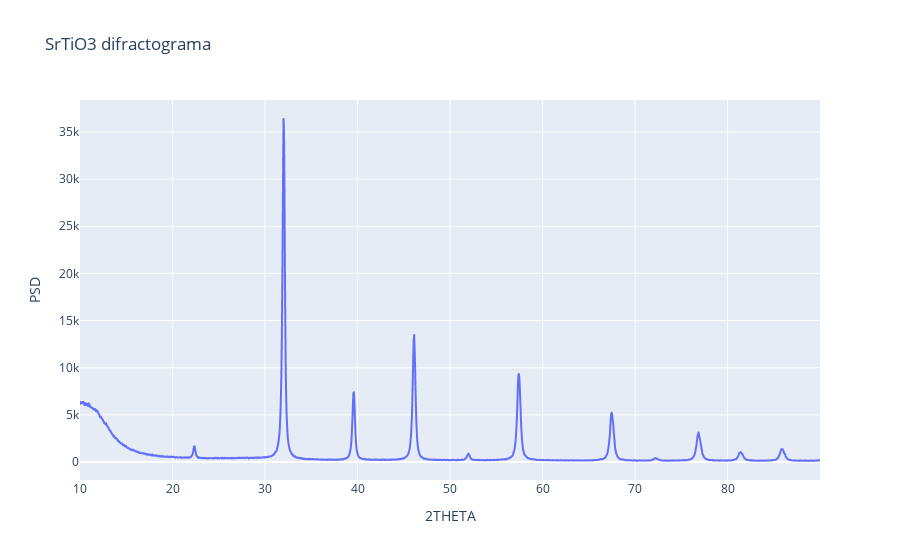

Notebook code for this chart:
### Code cell
df = pd.read_csv('data.csv')

print(df.columns)

# Creamos una gráfica interactiva
fig = px.line(df, x=' 2THETA', y=' PSD', labels={'Name': '2theta', 'Value': 'values'}, title='SrTiO3 difractograma')
fig.update_traces(marker=dict(color='red')) # Set x-axis type to category for categorical data
fig.show()

### Figure 1 — Plotly figure (JSON) as saved in the notebook; plotly's stock layout.template omitted (floating-point values rounded to 4 significant figures; data arrays with more than 128 entries replaced by an {"elided": "..."} marker saying what was removed)
{"data": [{"hovertemplate": " 2THETA=%{x}<br> PSD=%{y}<extra></extra>", "legendgroup": "", "line": {"color": "#636efa", "dash": "solid"}, "marker": {"color": "red", "symbol": "circle"}, "mode": "lines", "name": "", "showlegend": false, "type": "scattergl", "x": {"elided": "1706 float values"}, "xaxis": "x", "y": {"elided": "1706 int values"}, "yaxis": "y"}], "layout": {"autosize": true, "legend": {"tracegroupgap": 0}, "title": {"text": "SrTiO3 difractograma"}, "xaxis": {"anchor": "y", "autorange": true, "domain": [0, 1], "range": [10, 89.98], "showspikes": false, "title": {"text": " 2THETA"}, "type": "linear"}, "yaxis": {"anchor": "x", "autorange": true, "domain": [0, 1], "range": [-1903.0, 38390.0], "showspikes": false, "title": {"text": " PSD"}, "type": "linear"}}}
